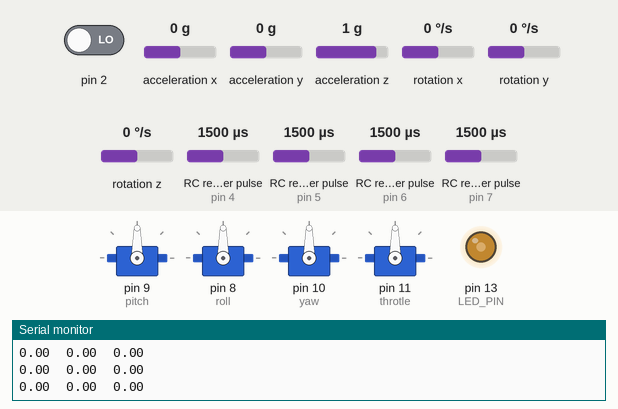
The sketch below on a simulated Arduino Uno, built with avr-gcc and run on an emulated ATmega328P. Parts: 4 × servo, output pins drawn as LEDs (lit = HIGH), the last lines printed to the serial monitor. Wiring (inferred from the names in the program): 4 × RC receiver channel: data pin 4 / data pin 5 / data pin 6 / data pin 7. Dashed ring = blinking. The inputs (shaded band) are chosen by the test bench; at power-on: acceleration x 0 g, acceleration y 0 g, acceleration z 1 g, RC receiver pulse (sensors on pin 7, pin 4, pin 5, pin 6) 1500 µs, pin 2 LOW, rotation x 0 °/s, rotation y 0 °/s, rotation z 0 °/s. The sensor or clock chip raises its interrupt line as the real part does.

Above: at 1.7 s.
1.8 s: acceleration x set to -1.4 g
At 2.03 s:
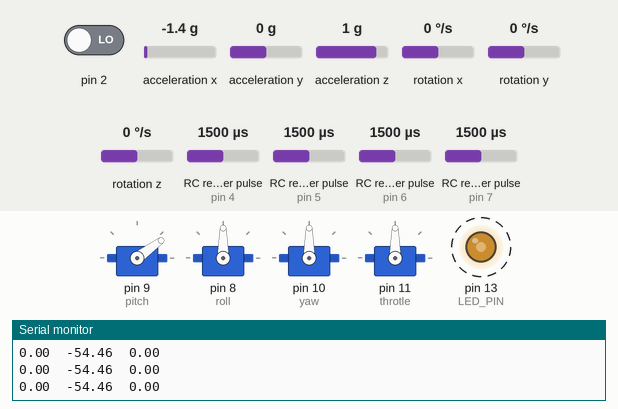
4.8 s: acceleration y set to -1.4 g
At 5.24 s:
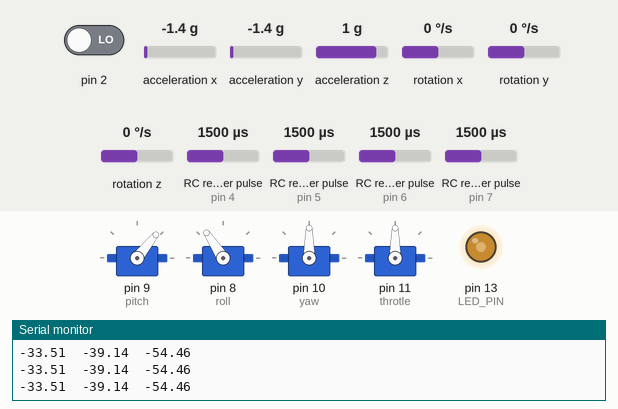
7.8 s: acceleration z set to -1.4 g
At 8.07 s:
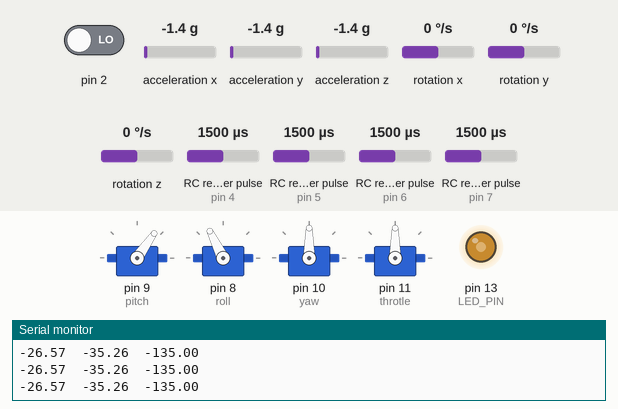
10.8 s: acceleration y set to 0.8 g
At 11.3 s:
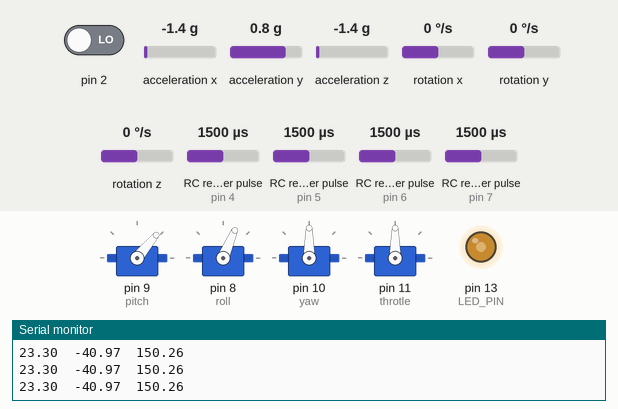
12.4 s: RC receiver pulse (sensor on pin 7) set to 1416 µs
13.9 s: RC receiver pulse (sensor on pin 7) set to 1394 µs
At 14.16 s:
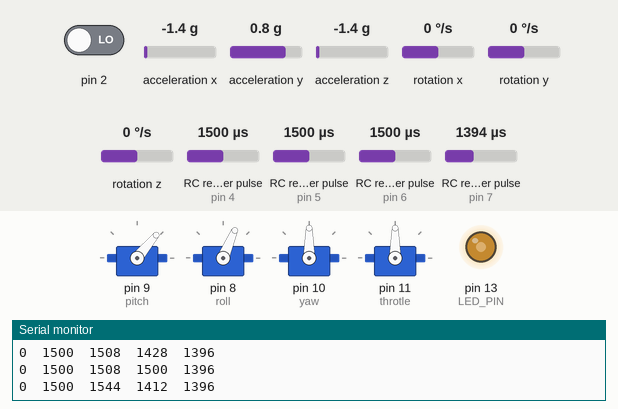
Timing chart, 0 to 17.9 s (numbered marks = the images above; inputs shaded):
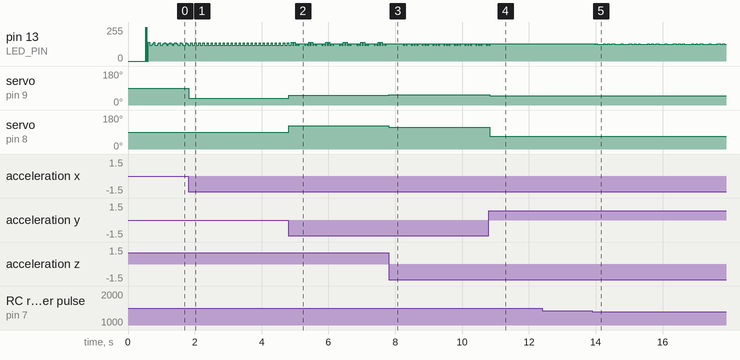

Measured:
- after the input at 1.8 s, servo on pin 9 (pitch): 90° → 36° at once
- after the input at 4.8 s, servo on pin 9 (pitch): 36° → 51° at once; servo on pin 8 (roll): 90° → 123° at once
- after the input at 7.8 s, servo on pin 9 (pitch): 51° → 55° at once; servo on pin 8 (roll): 123° → 116° at once
- after the input at 10.8 s, pin 13 (LED_PIN): goes on until 10.8 s, then stays 130/255; servo on pin 9 (pitch): 55° → 50° at once; servo on pin 8 (roll): 116° → 67° at once
- after the input at 13.9 s, pin 13 (LED_PIN): 130/255 → 124/255 after 0.06 s, then repeats every 1.3 s: 131/255 0.04 s, 125/255 0.20 s, 131/255 0.04 s, 124/255 0.08 s, 130/255 0.04 s, 124/255 0.08 s, 131/255 0.08 s, 125/255 0.20 s, 131/255 0.04 s, 125/255 0.20 s, 131/255 0.08 s, 124/255 0.08 s, 130/255 0.04 s, 124/255 0.08 s
- by itself, pin 13 (LED_PIN): repeats every 0.32 s: 130/255 0.04 s, 118/255 0.04 s, 130/255 0.12 s, 118/255 0.04 s, 130/255 0.04 s, 118/255 0.04 s

The sketch:

FU6WHS8IQ6UNJM3_2.ino
```cpp
//Aircraft Stabilizer
//Servo
#include <Servo.h>
#include "MPU6050_6Axis_MotionApps20.h"
#include "I2Cdev.h"
#include <PinChangeInt.h>


#define SERIAL_PORT_SPEED 115200


#if I2CDEV_IMPLEMENTATION == I2CDEV_ARDUINO_WIRE
    #include "Wire.h"
#endif

Servo myservoRoll; // Roll
Servo myservoPitch; // Pitch
Servo myservoYaw;
Servo myservoThrotle;

//list of pwm pin
#define roll 8
#define pitch 9
#define yaw 10
#define throtle 11

//var used by receiver


#define RC_NUM_CHANNELS  5

#define RC_CH1  0
#define RC_CH2  1
#define RC_CH3  2
#define RC_CH4  3
#define RC_CH5  4

#define RC_CH1_INPUT 3
#define RC_CH2_INPUT 4
#define RC_CH3_INPUT 5
#define RC_CH4_INPUT 6
#define RC_CH5_INPUT 7

uint16_t rc_values[RC_NUM_CHANNELS];
uint32_t rc_start[RC_NUM_CHANNELS];
volatile uint16_t rc_shared[RC_NUM_CHANNELS];


#define env 100

MPU6050 mpu;
//MPU6050 mpu(0x69); // <-- use for AD0 high

#define OUTPUT_READABLE_YAWPITCHROLL affichage

#define LED_PIN 13 // (Arduino is 13, Teensy is 11, Teensy++ is 6)
bool blinkState = false;

// MPU control/status vars
bool dmpReady = false;  // set true if DMP init was successful
uint8_t mpuIntStatus;   // holds actual interrupt status byte from MPU
uint8_t devStatus;      // return status after each device operation (0 = success, !0 = error)
uint16_t packetSize;    // expected DMP packet size (default is 42 bytes)
uint16_t fifoCount;     // count of all bytes currently in FIFO
uint8_t fifoBuffer[64]; // FIFO storage buffer

// orientation/motion vars
Quaternion q;           // [w, x, y, z]         quaternion container
VectorInt16 aa;         // [x, y, z]            accel sensor measurements
VectorInt16 aaReal;     // [x, y, z]            gravity-free accel sensor measurements
VectorInt16 aaWorld;    // [x, y, z]            world-frame accel sensor measurements
VectorFloat gravity;    // [x, y, z]            gravity vector
float euler[3];         // [psi, theta, phi]    Euler angle container
float ypr[3];           // [yaw, pitch, roll]   yaw/pitch/roll container and gravity vector

// packet structure for InvenSense teapot demo
uint8_t teapotPacket[14] = { '$', 0x02, 0,0, 0,0, 0,0, 0,0, 0x00, 0x00, '\r', '\n' };

// ================================================================
// ===               INTERRUPT DETECTION FOR RECIEVER           ===
// ================================================================


void rc_read_values() {
  noInterrupts();
  memcpy(rc_values, (const void *)rc_shared, sizeof(rc_shared));
  interrupts();
}

void calc_input(uint8_t channel, uint8_t input_pin) {
  if (digitalRead(input_pin) == HIGH) {
    rc_start[channel] = micros();
  } else {
    uint16_t rc_compare = (uint16_t)(micros() - rc_start[channel]);
    rc_shared[channel] = rc_compare;
  }
}

void calc_ch1() { calc_input(RC_CH1, RC_CH1_INPUT); }
void calc_ch2() { calc_input(RC_CH2, RC_CH2_INPUT); }
void calc_ch3() { calc_input(RC_CH3, RC_CH3_INPUT); }
void calc_ch4() { calc_input(RC_CH4, RC_CH4_INPUT); }
void calc_ch5() { calc_input(RC_CH5, RC_CH5_INPUT); }


// ================================================================
// ===               INTERRUPT DETECTION ROUTINE                ===
// ================================================================

volatile bool mpuInterrupt = false;     // indicates whether MPU interrupt pin has gone high
void dmpDataReady() {
    mpuInterrupt = true;
}


// ================================================================
// ===                      INITIAL SETUP                       ===
// ================================================================

void setup() {
    // join I2C bus (I2Cdev library doesn't do this automatically)
    #if I2CDEV_IMPLEMENTATION == I2CDEV_ARDUINO_WIRE
        Wire.begin();
        TWBR = 24; // 400kHz I2C clock (200kHz if CPU is 8MHz)
    #elif I2CDEV_IMPLEMENTATION == I2CDEV_BUILTIN_FASTWIRE
        Fastwire::setup(400, true);
    #endif

//Attach servo

  myservoPitch.attach(pitch); // Attach Y servo to pin 9
  myservoRoll.attach(roll);// Attach X servo to pin 10
  myservoYaw.attach(yaw);
  myservoThrotle.attach(throtle);

  pinMode(RC_CH1_INPUT, INPUT);
  pinMode(RC_CH2_INPUT, INPUT);
  pinMode(RC_CH3_INPUT, INPUT);
  pinMode(RC_CH4_INPUT, INPUT);
  pinMode(RC_CH5_INPUT, INPUT);

  PCintPort::attachInterrupt(RC_CH1_INPUT, calc_ch1, CHANGE);
  PCintPort::attachInterrupt(RC_CH2_INPUT, calc_ch2, CHANGE);
  PCintPort::attachInterrupt(RC_CH3_INPUT, calc_ch3, CHANGE);
  PCintPort::attachInterrupt(RC_CH4_INPUT, calc_ch4, CHANGE);
  PCintPort::attachInterrupt(RC_CH5_INPUT, calc_ch5, CHANGE);

    Serial.begin(SERIAL_PORT_SPEED);

    // initialize device
    Serial.println(F("Initializing I2C devices..."));
    mpu.initialize();

    // verify connection
    Serial.println(F("Testing device connections..."));
    Serial.println(mpu.testConnection() ? F("MPU6050 connection successful") : F("MPU6050 connection failed"));

    // load and configure the DMP
    Serial.println(F("Initializing DMP..."));
    devStatus = mpu.dmpInitialize();

    // supply your own gyro offsets here, scaled for min sensitivity
    mpu.setXGyroOffset(220);
    mpu.setYGyroOffset(76);
    mpu.setZGyroOffset(-85);
    mpu.setZAccelOffset(1788); // 1688 factory default for my test chip

    // make sure it worked (returns 0 if so)
    if (devStatus == 0) {
        // turn on the DMP, now that it's ready
        Serial.println(F("Enabling DMP..."));
        mpu.setDMPEnabled(true);

        // enable Arduino interrupt detection
        Serial.println(F("Enabling interrupt detection (Arduino external interrupt 0)..."));
        attachInterrupt(0, dmpDataReady, RISING);
        mpuIntStatus = mpu.getIntStatus();

        // set our DMP Ready flag so the main loop() function knows it's okay to use it
        Serial.println(F("DMP ready! Waiting for first interrupt..."));
        dmpReady = true;

        // get expected DMP packet size for later comparison
        packetSize = mpu.dmpGetFIFOPacketSize();
    } else {
        // ERROR!
        // 1 = initial memory load failed
        // 2 = DMP configuration updates failed
        // (if it's going to break, usually the code will be 1)
        Serial.print(F("DMP Initialization failed (code "));
        Serial.print(devStatus);
        Serial.println(F(")"));
    }

    // configure LED for output
    pinMode(LED_PIN, OUTPUT);
}


// ================================================================
// ===                    MAIN PROGRAM LOOP                     ===
// ================================================================


void loop() {
    // if programming failed, don't try to do anything
    if (!dmpReady) return;

    // wait for MPU interrupt or extra packet(s) available
    while (!mpuInterrupt && fifoCount < packetSize) {
      rc_read_values();

      if (abs(int(rc_values[RC_CH5])-1500)<env){
          myservoPitch.write(int(ypr[1] * 180/M_PI)+90);
          myservoRoll.write(int(ypr[2] * -180/M_PI)+90);
          myservoRoll.write(int(ypr[0] * -180/M_PI)+90);
          Serial.print(ypr[0] * 180/M_PI);Serial.print("\t");
          Serial.print(ypr[1] * 180/M_PI);Serial.print("\t");
          Serial.print(ypr[2] * 180/M_PI);Serial.println("\t");

          }
      else{
         //myservoRoll.write(int((dtRoll-1000)*18/100));
         //myservoPitch.write(int((dtPitch-1000)*18/100));
         //myservoYaw.write(int((dtYaw-1000)*18/100));
         //myservoThrotle.write(int((dtThrotle-1000)*18/100));
         Serial.print(rc_values[RC_CH1]);Serial.print("\t");
         Serial.print(rc_values[RC_CH2]);Serial.print("\t");
         Serial.print(rc_values[RC_CH3]);Serial.print("\t");
         Serial.print(rc_values[RC_CH4]);Serial.print("\t");
         Serial.print(rc_values[RC_CH5]);Serial.println("\t");
      }
    }

    // reset interrupt flag and get INT_STATUS byte
    mpuInterrupt = false;
    mpuIntStatus = mpu.getIntStatus();

    // get current FIFO count
    fifoCount = mpu.getFIFOCount();

    // check for overflow (this should never happen unless our code is too inefficient)
    if ((mpuIntStatus & 0x10) || fifoCount == 1024) {
        // reset so we can continue cleanly
        mpu.resetFIFO();
        Serial.println(F("FIFO overflow!"));

    // otherwise, check for DMP data ready interrupt (this should happen frequently)
    } else if (mpuIntStatus & 0x02) {
        // wait for correct available data length, should be a VERY short wait
        while (fifoCount < packetSize) fifoCount = mpu.getFIFOCount();

        // read a packet from FIFO
        mpu.getFIFOBytes(fifoBuffer, packetSize);

        // track FIFO count here in case there is > 1 packet available
        // (this lets us immediately read more without waiting for an interrupt)
        fifoCount -= packetSize;

        #ifdef OUTPUT_READABLE_YAWPITCHROLL
            // calculate euler angle
            mpu.dmpGetQuaternion(&q, fifoBuffer);
            mpu.dmpGetGravity(&gravity, &q);
            mpu.dmpGetYawPitchRoll(ypr, &q, &gravity);
        #endif

        // blink LED to indicate activity
        blinkState = !blinkState;
        digitalWrite(LED_PIN, blinkState);
    }

}
```
